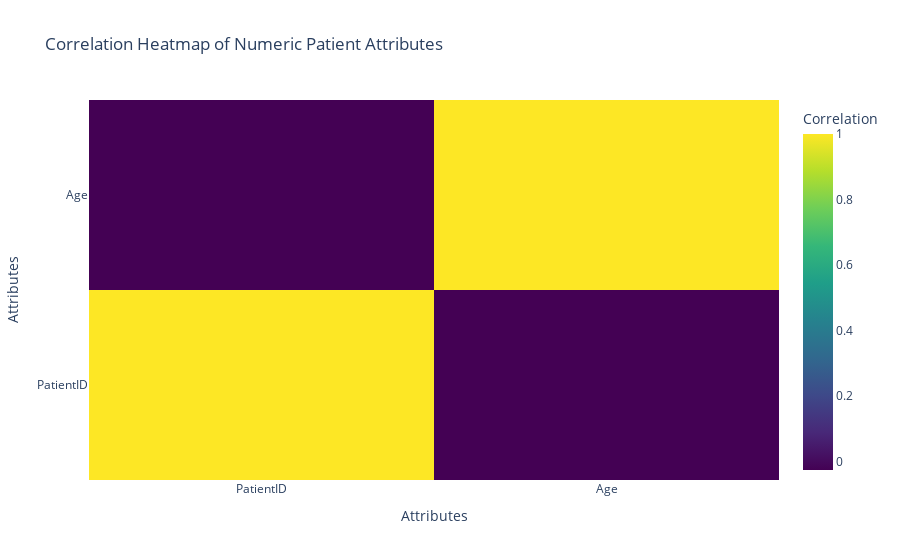

Notebook code cell kept with this figure:
### Code cell
import plotly.graph_objects as go
numeric_df = df.select_dtypes(include=[np.number])

# Calculate correlation matrix
correlation_matrix = numeric_df.corr()

# Create the heatmap
fig = go.Figure(
    data=go.Heatmap(
        z=correlation_matrix.values,
        x=correlation_matrix.columns,
        y=correlation_matrix.columns,
        colorscale='Viridis',
        colorbar_title='Correlation',
    )
)

# Customize layout
fig.update_layout(
    title='Correlation Heatmap of Numeric Patient Attributes',
    xaxis_title='Attributes',
    yaxis_title='Attributes',
    template='plotly_white'
)

# Display the chart
fig.show()    #doesnt make any sense

### Figure 1 — Plotly figure (JSON) as saved in the notebook; plotly's stock layout.template omitted (floating-point values rounded to 4 significant figures)
{"data": [{"colorbar": {"title": {"text": "Correlation"}}, "colorscale": [[0, "#440154"], [0.1111, "#482878"], [0.2222, "#3e4989"], [0.3333, "#31688e"], [0.4444, "#26828e"], [0.5556, "#1f9e89"], [0.6667, "#35b779"], [0.7778, "#6ece58"], [0.8889, "#b5de2b"], [1, "#fde725"]], "type": "heatmap", "x": ["PatientID", "Age"], "y": ["PatientID", "Age"], "z": [[1, -0.02559], [-0.02559, 1]]}], "layout": {"title": {"text": "Correlation Heatmap of Numeric Patient Attributes"}, "xaxis": {"title": {"text": "Attributes"}}, "yaxis": {"title": {"text": "Attributes"}}}}
